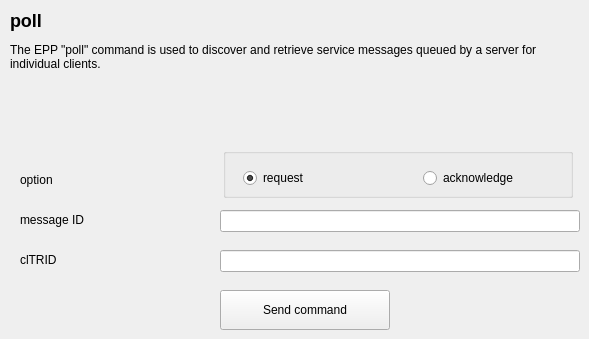
       <widget class="QWidget" name="tab" >
        <attribute name="title" >
         <string>command</string>
        </attribute>
        <widget class="QLabel" name="textLabel21" >
         <property name="geometry" >
          <rect>
           <x>20</x>
           <y>250</y>
           <width>190</width>
           <height>20</height>
          </rect>
         </property>
         <property name="text" >
          <string>clTRID</string>
         </property>
         <property name="wordWrap" >
          <bool>false</bool>
         </property>
        </widget>
        <widget class="QLabel" name="textLabel22" >
         <property name="geometry" >
          <rect>
           <x>20</x>
           <y>210</y>
           <width>190</width>
           <height>20</height>
          </rect>
         </property>
         <property name="text" >
          <string>message ID</string>
         </property>
         <property name="wordWrap" >
          <bool>false</bool>
         </property>
        </widget>
        <widget class="QLabel" name="textLabel23" >
         <property name="geometry" >
          <rect>
           <x>20</x>
           <y>170</y>
           <width>190</width>
           <height>20</height>
          </rect>
         </property>
         <property name="text" >
          <string>option</string>
         </property>
         <property name="wordWrap" >
          <bool>false</bool>
         </property>
        </widget>
        <widget class="QGroupBox" name="buttonGroup1" >
         <property name="geometry" >
          <rect>
           <x>223</x>
           <y>148</y>
           <width>350</width>
           <height>50</height>
          </rect>
         </property>
         <widget class="QRadioButton" name="poll_op_ack" >
          <property name="geometry" >
           <rect>
            <x>200</x>
            <y>20</y>
            <width>140</width>
            <height>20</height>
           </rect>
          </property>
          <property name="text" >
           <string>acknowledge</string>
          </property>
         </widget>
         <widget class="QRadioButton" name="poll_op_req" >
          <property name="geometry" >
           <rect>
            <x>20</x>
            <y>20</y>
            <width>140</width>
            <height>20</height>
           </rect>
          </property>
          <property name="toolTip" >
           <string comment="This option request check if is any message on the server." >Request for message</string>
          </property>
          <property name="whatsThis" >
           <string>This options &lt;b>requests&lt;/b> server for message.</string>
          </property>
          <property name="text" >
           <string>request</string>
          </property>
          <property name="checked" >
           <bool>true</bool>
          </property>
         </widget>
        </widget>
        <widget class="QLabel" name="textLabel24" >
         <property name="geometry" >
          <rect>
           <x>10</x>
           <y>10</y>
           <width>570</width>
           <height>80</height>
          </rect>
         </property>
         <property name="text" >
          <string>&lt;h2>poll&lt;/h2> The EPP "poll" command is used to discover and retrieve service messages queued by a server for individual clients.</string>
         </property>
         <property name="alignment" >
          <set>Qt::AlignLeading|Qt::AlignLeft|Qt::AlignTop</set>
         </property>
         <property name="wordWrap" >
          <bool>true</bool>
         </property>
        </widget>
        <widget class="QPushButton" name="send_poll" >
         <property name="geometry" >
          <rect>
           <x>220</x>
           <y>290</y>
           <width>170</width>
           <height>40</height>
          </rect>
         </property>
         <property name="text" >
          <string>Send command</string>
         </property>
        </widget>
        <widget class="QLineEdit" name="poll_cltrid" >
         <property name="geometry" >
          <rect>
           <x>220</x>
           <y>250</y>
           <width>360</width>
           <height>22</height>
          </rect>
         </property>
        </widget>
        <widget class="QLineEdit" name="poll_msg_id" >
         <property name="geometry" >
          <rect>
           <x>220</x>
           <y>210</y>
           <width>360</width>
           <height>22</height>
          </rect>
         </property>
        </widget>
       </widget>
